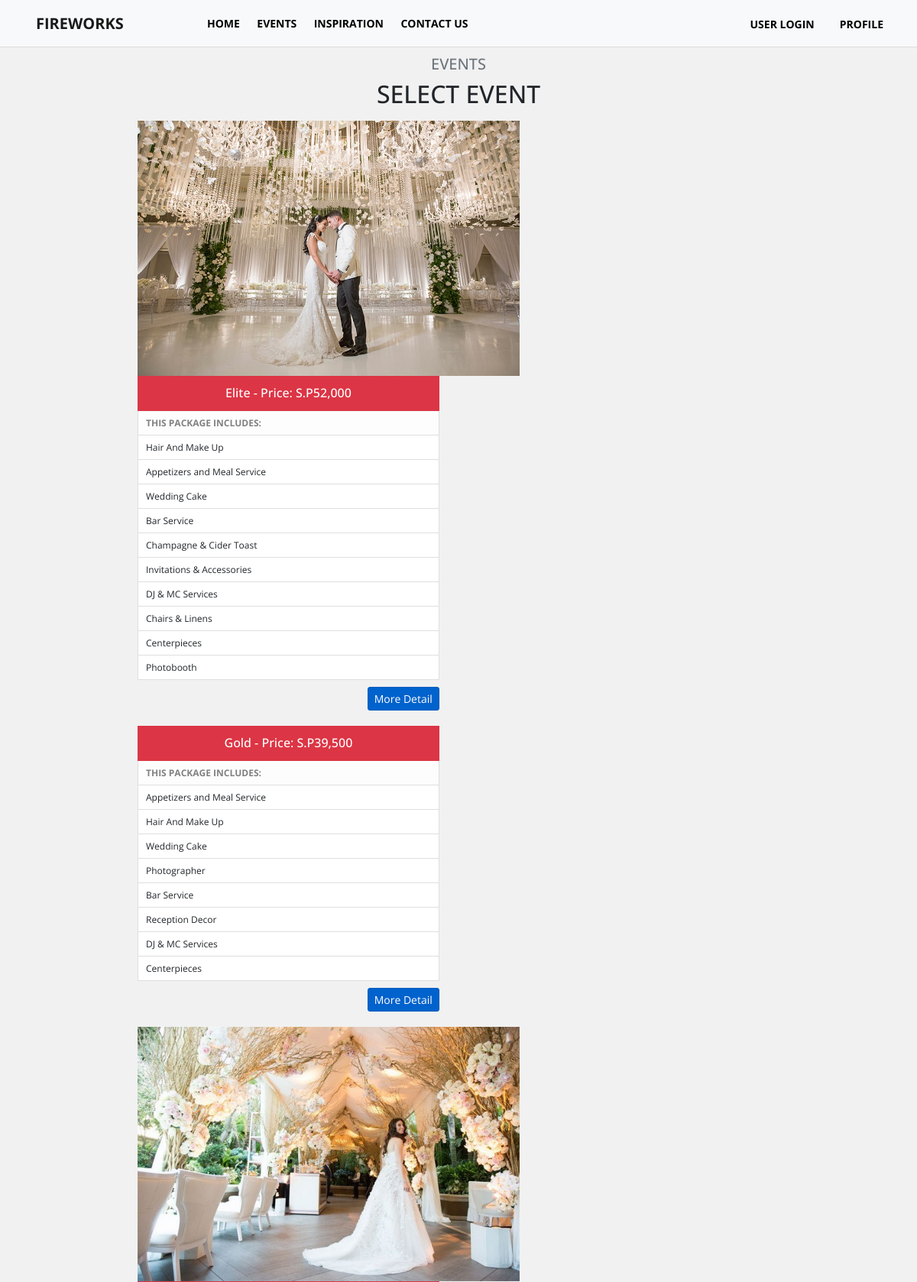
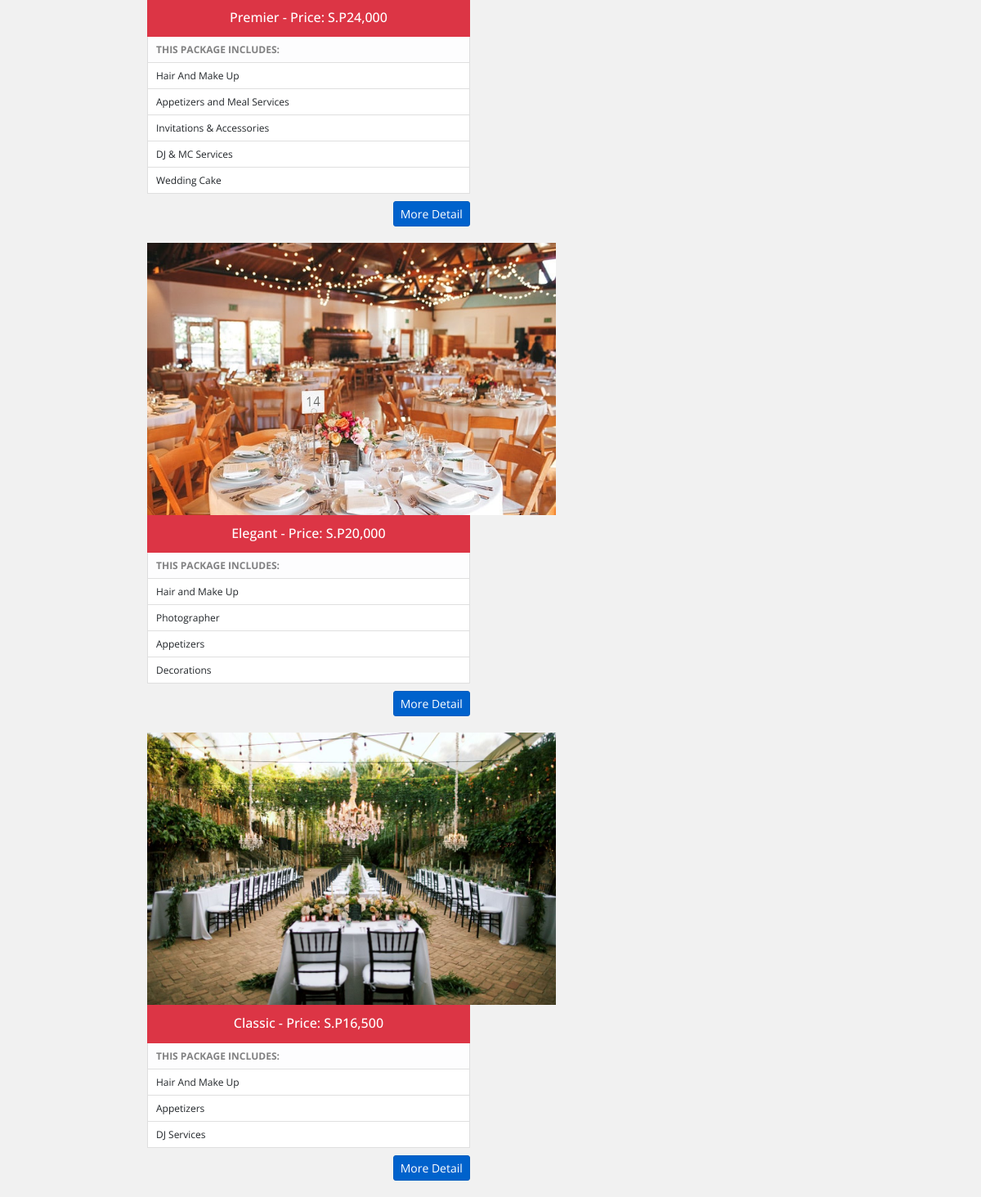
The page /pricing.php on the database as committed earlier (2 pictures, top to bottom).
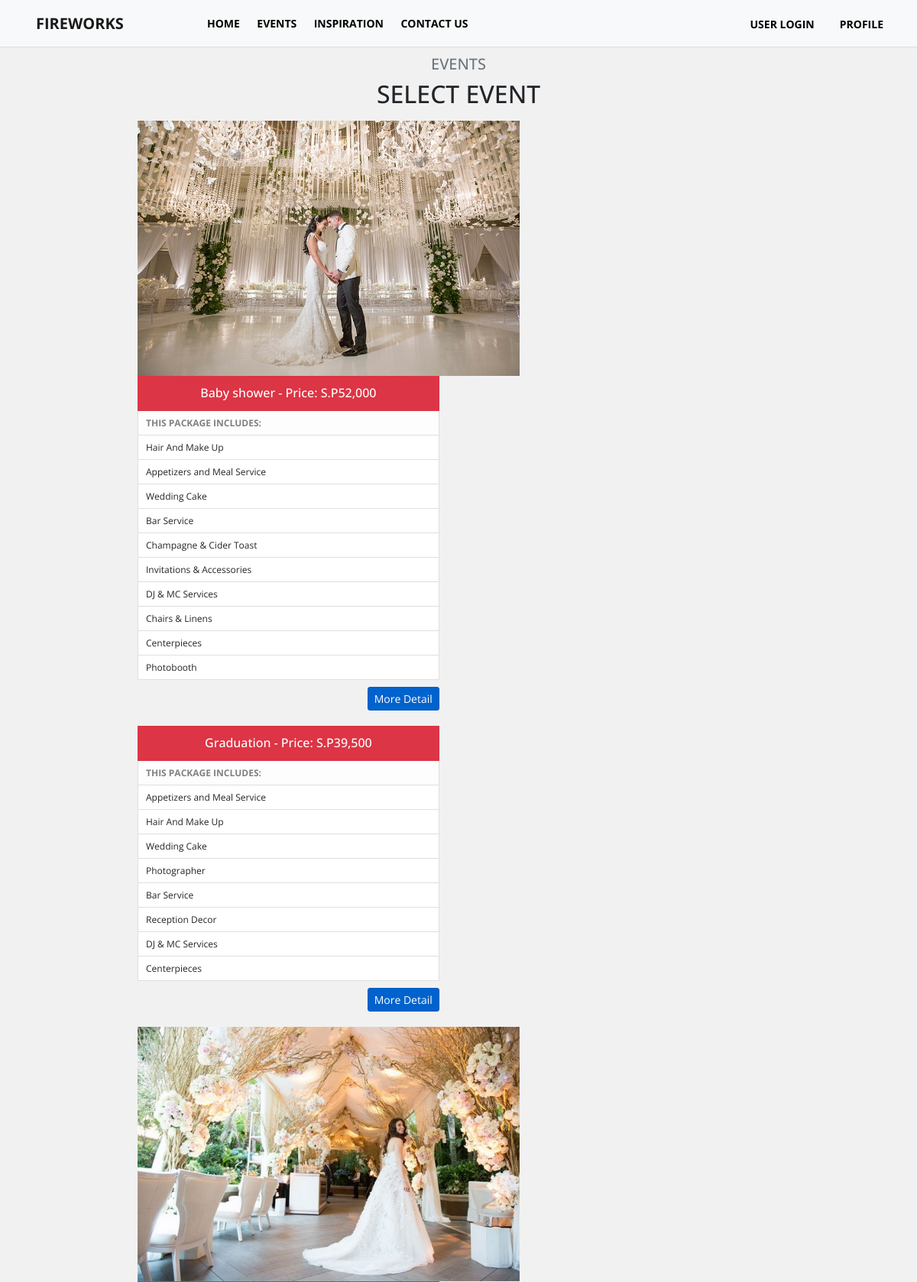
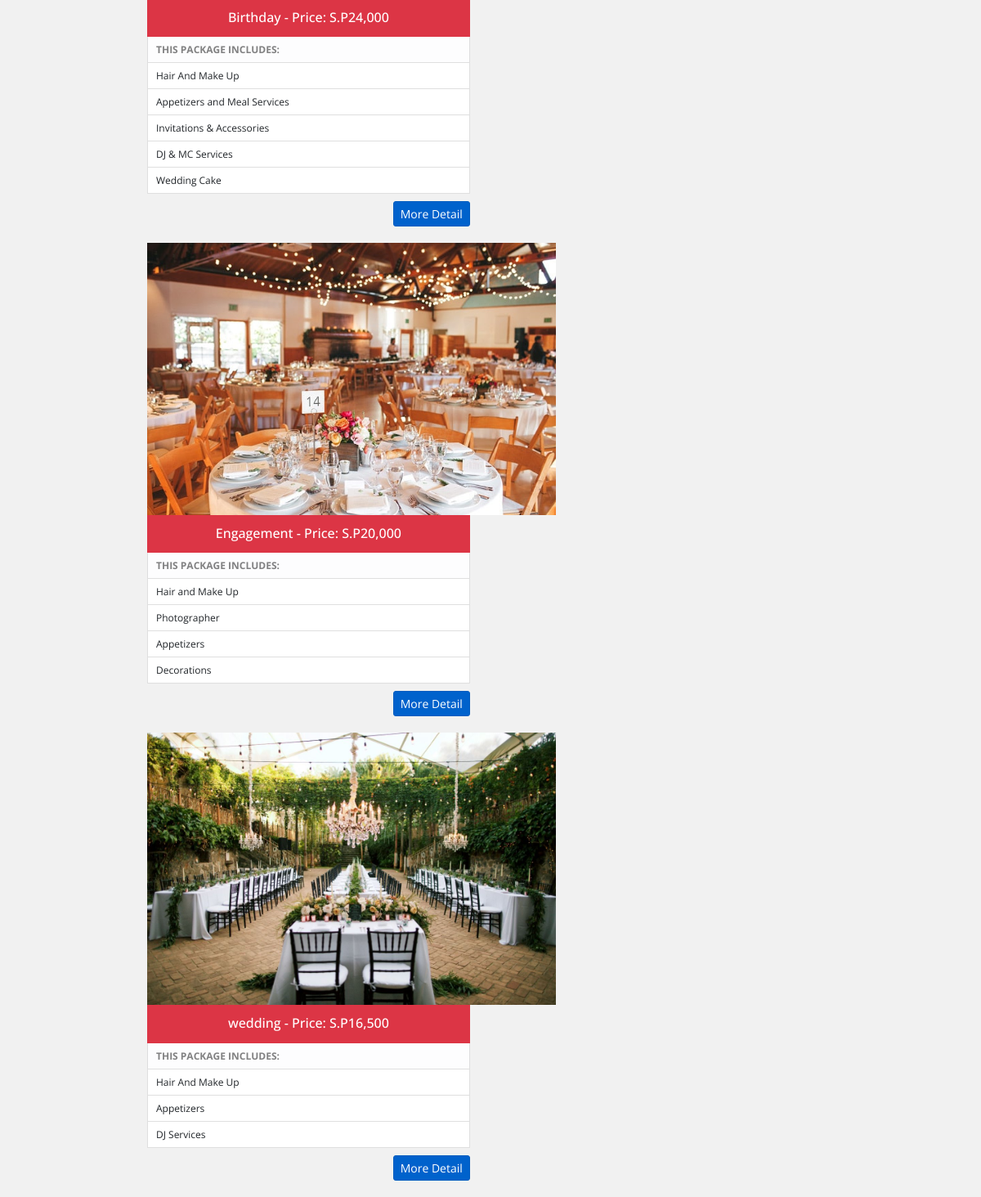
The same page on the database as committed later (2 pictures, top to bottom).
### tables this page shows
CREATE TABLE `tblweddingcategories` (
  `id` int(11) NOT NULL,
  `wedding_type` varchar(100) NOT NULL,
  `price` decimal(10,2) NOT NULL,
  `preview_image` text NOT NULL
);

CREATE TABLE `tbl_features` (
  `feature_id` int(11) NOT NULL,
  `category_id` int(11) NOT NULL,
  `title` varchar(100) NOT NULL,
  `description` text NOT NULL
);

### admin/include/database.php (called while the page is built, shortened)
<?php
class Database
{
    public $connection;
    public function open_connection()
    {
        $this->connection = mysqli_connect(DB_HOST, DB_USER, DB_PASS, DB_NAME);
    }
    public function query($sql)
    {
        $result = mysqli_query($this->connection, $sql);
        return $result;
    }
}
$db = new Database();
?>

### admin/include/db_object.php (called while the page is built, shortened)
<?php
class DB_Object
{
    public static function find_all() {
        return static::find_by_query("SELECT * FROM " . static::$db_table . " ORDER BY id DESC");
    }
    public static function find_by_feature_all($id) {
        return static::find_by_query("SELECT * FROM " . static::$db_table . " WHERE category_id = $id ORDER BY category_id DESC LIMIT 10");
    }
    public static function find_by_query($sql) {
        global $db;
        $result_set = $db->query($sql);
        $the_object_array = array();
        while($row = mysqli_fetch_array($result_set)) {
            $the_object_array[] = static::instantiation($row);
        }
        return $the_object_array;
    }
    public static function instantiation($the_record){
        $the_object = new $calling_class;
        foreach($the_record as $the_attribute => $value)
        {
            if($the_object->has_the_attribute($the_attribute)) {
                $the_object->$the_attribute = $value;
            }
        }
        return $the_object;
    }
    private function has_the_attribute($the_attribute) {
        $object_properties = get_object_vars($this);
        return array_key_exists($the_attribute, $object_properties);
    }
}
?>

### admin/include/Categories.php (called while the page is built, shortened)
<?php
class Category extends DB_Object
{
    public $preview_image;
    public $upload_directory = "upload/categories";
    public $image_placeholder = "http://placehold.it/300x300&text=images";
    public function preview_image_picture() {
        return empty($this->preview_image) ? $this->image_placeholder : $this->upload_directory. '/' .$this->preview_image;
    }
}
?>

### pricing.php (the view, shortened to what this page needs)
<?php
$category = Category::find_all();
?>
<!doctype html>
<html lang="en">
<head>
    <link rel="stylesheet" type="text/css"
          href="https://cdn.materialdesignicons.com/2.1.19/css/materialdesignicons.min.css">
    <link rel="stylesheet" href="css/bootstrap.min.css">
    <link rel="stylesheet" href="css/style.css">
</head>
<body>
<?php include 'include/nav.php'; ?>
<div class="container" style="width: 70%;">
    <div class="row mb-3">
        <div class="col-lg-12">
            <h3 class="h5 text-uppercase text-center text-muted">Events</h3>
            <h2 class="h2 text-uppercase text-center mb-0">Select Event</h2>
        </div>
    </div>
    <?php foreach ($category as $category_row) : ?>
     <div class="row">
        <div class="col-md-12 p-0" style="margin-bottom: 20px;">
            <div class="float-left">
                <img src="admin/<?= $category_row->preview_image_picture(); ?>" style="width: 500px;" alt="">
            </div>
            <div class="float-left" style="width: 47%;">
                <ul class="list-group">
                    <li class="list-group-item bg-danger active" style="padding-top: 12px;"><h6 class="h6 text-center"><?= $category_row->wedding_type; ?> - Price: S.P<?= number_format($category_row->price); ?></h6></li>
                    <li class="list-group-item  list-group-item-light "><b>THIS PACKAGE INCLUDES:</b></li>
                    <?php $feature = Features::find_by_feature_all($category_row->id); ?>
                    <?php foreach ($feature as $feature_item) : ?>
                        <li class="list-group-item"><?= $feature_item->title; ?></li>
                    <?php endforeach; ?>
                </ul>
                 <div class="float-right">
                <a href="package_detail.php?id=<?= $category_row->id; ?>" class="btn btn-sm btn-primary active" style="border-radius: 3px;margin-top: 9px;">More Detail</a>
            </div>
            </div>
            </div>
        </div>
        <?php endforeach; ?>
</div>
</body>
</html>

### include/nav.php (shortened to what this page needs)
<nav class="navbar navbar-expand-lg navbar-light fixed-top bg-light">
    <div class="container-fluid">
        <a class="navbar-brand" href="index.php">Fireworks </a>
        <div class="collapse navbar-collapse" id="navbarNavDropdown">
            <ul class="navbar-nav mr-auto">
                <li class="nav-item">
                    <a class="nav-link" href="index.php">Home <span class="sr-only">(current)</span></a>
                </li>
                <li class="nav-item">
                    <a class="nav-link" href="pricing.php">Events</a>
                </li>
                <li class="nav-item">
                    <a class="nav-link" href="real-weddings.php">Inspiration</a>
                </li>
                <li class="nav-item">
                    <a class="nav-link" href="contact.php">Contact us</a>
                </li>
            </ul>
            <div class="form-inline mr-2">
                <a class="btn btn-sm my-2 my-sm-0" href="loginn.php"><i class="mdi mdi-star-outline" id="review" aria-hidden="true"></i>
                    USER Login
                </a>
                <a class="btn btn-sm my-2 my-sm-0" href="proffile.php"><i class="mdi mdi-star-outline" id="review" aria-hidden="true"></i>
                Profile
                </a>
            </div>
        </div>
    </div>
</nav>

### css/style.css (style rules this page uses)
body { font-family: "Open Sans", "Roboto", sans-serif !important; }
.navbar-light .navbar-brand { color: #1a1a1a !important; font-weight: bold !important; line-height: 22px !important; }
.navbar { font-weight: 700 !important; padding: 12px !important; font-style: normal !important; font-size: 14px !important; text-transform: uppercase !important; color: black !important; border-bottom: 1px solid #ddd !important; }
li.nav-item > a.nav-link { color: black !important; font-weight: bold !important; }
.form-inline > a.mr-2, .btn.btn-sm.my-2.my-sm-0 { color: black; font-size: 14px; font-weight: 700; margin-left: 10px; }
body { font-family: "Open Sans", "Roboto", sans-serif; line-height: 1.5em; margin-bottom: 0%; width: 100%; margin-top: 4%; overflow-x: hidden; background: #f1f1f1; font-size: 14px; }
.navbar-light .navbar-brand { color: #1a1a1a; font-weight: bold; line-height: 22px; }
.navbar { font-weight: 700; padding: 12px; font-style: normal; font-size: 14px; text-transform: uppercase; color: black; border-bottom: 1px solid #ddd; }
.navbar-expand-lg .navbar-nav .nav-link { padding-right: 0.9rem; }
.navbar-brand { margin-left: 20px; width: 200px; }
.list-group-item { font-size: 12px; padding: 5px 10px; }

### pricing.php (style rules this page uses)
body { margin-top: 6%; }
.navbar-light .navbar-brand { color: #1a1a1a; font-weight: bold; line-height: 22px; }
.navbar { font-weight: 700; padding: 12px; font-style: normal; font-size: 14px; text-transform: uppercase; color: black; border-bottom: 1px solid #ddd; }
li.nav-item > a.nav-link { color: black !important; font-weight: bold !important; }
.navbar-expand-lg .navbar-nav .nav-link { padding-right: .9rem; }
.navbar-brand { margin-left: 20px; width: 200px; }
.list-group-item:first-child { border-top-left-radius: 0rem; border-top-right-radius: 0rem; }
.list-group-item:last-child { border-bottom-right-radius: 0; border-bottom-left-radius: 0; }
.list-group-item.active { border-color: #00125100; }

Rows that differ between the two databases and show on the page:
changed tblweddingcategories: wedding_type "Elite" → "Baby shower"
changed tblweddingcategories: wedding_type "Gold" → "Graduation"
changed tblweddingcategories: wedding_type "Premier" → "Birthday"
changed tblweddingcategories: wedding_type "Elegant" → "Engagement"
changed tblweddingcategories: wedding_type "Classic" → "wedding"
